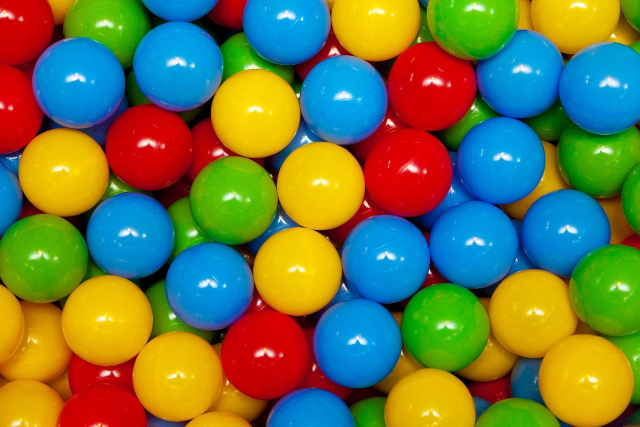
#> input picture csc6502-prac1-CHIPOMPO/images/balls.jpg, 1280 x 853 px (shown at 1/2 size)
$ jupyter execute Practical_1.ipynb   (older library calls are emulated)
#> lines starting #> are read from the running program, lines starting #| are printed output that depends on the picture; after the words box and inside, x2 and y2 are one past the last pixel; in counts of white or black regions, pixels touching at a corner belong together; long printed decimals are rounded
[cell 1]
from google.colab import drive
drive.mount('/content/drive')

[cell 2]
import os
os.chdir('/content/drive/My Drive/colab/CSC6502 - Computer Vision/cv_practical_work/csc6502-prac1-CHIPOMPO')
print(os.getcwd())

[cell 3]
import cv2
import numpy as np
import pandas as pd
import matplotlib.pyplot as plt
from google.colab.patches import cv2_imshow

## Task 1. Colour spaces & a colour picker (3 marks)

[cell 4]
##########################
# COLOURFUL IMAGE LOAD
##########################
colourful_img_path = "images/balls.jpg"
colourful_image = cv2.imread(colourful_img_path)
#> colourful_image is the input picture: shape (853, 1280, 3); mean B, G, R 69.7, 120.1, 110
colourful_image_rgb = cv2.cvtColor(colourful_image, cv2.COLOR_BGR2RGB)

[cell 5]
########################################################
# CONVERT IMAGE TO HSV AND LAB, AND SPLIT INTO CHANNELS
########################################################
# converting to HSV
hsv_image = cv2.cvtColor(colourful_image, cv2.COLOR_BGR2HSV)
#> hsv_image: shape (853, 1280, 3); mean H, S, V 63.4, 242.6, 186.1
hsv_display = cv2.cvtColor(hsv_image, cv2.COLOR_HSV2RGB)
# converting to LAB
lab_image = cv2.cvtColor(colourful_image, cv2.COLOR_BGR2LAB)
#> lab_image: shape (853, 1280, 3); mean of channels 0, 1, 2 138.3, 131, 153.1

# Split into channels
h, s, v = cv2.split(hsv_image)
l, a, b = cv2.split(lab_image)

[cell 6]
##########################################################
# 3. DISPLAY THE THREE CHANNELS OF EACH SPACE SIDE BY SIDE
##########################################################
fig, axes = plt.subplots(2, 3, figsize=(12, 8))

# HSV channels
axes[0,0].imshow(h, cmap='hsv'); axes[0,0].set_title("Hue"); axes[0,0].axis("off")
axes[0,1].imshow(s, cmap='gray'); axes[0,1].set_title("Saturation"); axes[0,1].axis("off")
axes[0,2].imshow(v, cmap='gray'); axes[0,2].set_title("Value"); axes[0,2].axis("off")

# LAB channels
axes[1,0].imshow(l, cmap='gray'); axes[1,0].set_title("Lightness"); axes[1,0].axis("off")
axes[1,1].imshow(a, cmap='RdYlGn'); axes[1,1].set_title("Green-Red"); axes[1,1].axis("off")
axes[1,2].imshow(b, cmap='coolwarm'); axes[1,2].set_title("Blue-Yellow"); axes[1,2].axis("off")

plt.tight_layout()
plt.show()

#### What each channel encodes
 HSV Channels:
1. Hue (S): Represents the pure color (0-180 in OpenCV, corresponding to 0-360 degrees),
  where different angles correspond to different colors (red, green, blue, etc.).
2. Saturation (S): Represents the intensity or purity of the color, from 0 (gray) to maximum (pure color).
3. Value (V): Represents the brightness of the color, from 0 (black) to maximum (full brightness).

LAB Channels:
1. L (Lightness): Represents the brightness from black (0) to white (100).
2. a: Represents the color dimension from green (negative) to red (positive).
3. b: Represents the color dimension from blue (negative) to yellow (positive).

### Why HSV is easier for colour-based segmentation than RGB:

In RGB, a colour is defined by three values for Red, Green, Blue (RGB) that are all highly correlated with each other and with intensity changes. Even small
variations in lighting or shadows can cause significant changes in all three RGB channels simultaneously. However, in HSV, the Hue channel encodes the
actual colour independently of brightness and saturation. This means that regardless of lighting conditions, a red object will always have a similar
hue value (around 0° or 180°), making it much easier to define a consistent range for colour segmentation. A range can be set on the Hue
channel, while Saturation and Value handle the intensity variations.

## Task 2. Noise and smoothing - a controlled experiment (4 marks)

[cell 7]
########################################
# LOAD IMAGE AND CHANGE IT TO GRAYSCALE
#######################################
gray_image = cv2.imread('images/color_balls.jpg', cv2.IMREAD_GRAYSCALE)
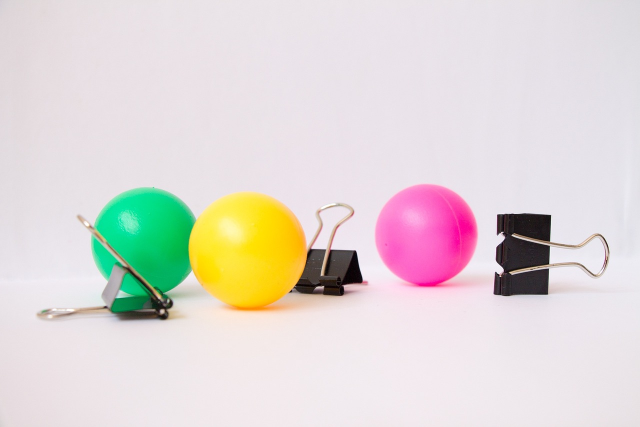
#> input picture csc6502-prac1-CHIPOMPO/images/color_balls.jpg, 1280 x 853 px (shown at 1/2 size)
#> gray_image: shape (853, 1280); min 0, max 255, mean 218.2
plt.axis('off')
plt.imshow(gray_image, cmap="gray")

[cell 8]
#########################################################################
# IMAGE WITH GAUSSIAN NOISE
#########################################################################
g_noise=np.random.normal(0, 15, gray_image.shape)

# Add noise safely
g_noisy_gray_image = gray_image.astype(np.float32) + g_noise

# Clip to [0,255] and convert back
g_noisy_gray_image_clipped = np.clip(g_noisy_gray_image, 0, 255).astype(np.uint8)
plt.title("Gaussian Noise")
plt.axis('off')
plt.imshow(g_noisy_gray_image_clipped, cmap="gray")

[cell 9]
#########################################################################
# IMAGE WITH SALT-AND-PAPER NOISE
#########################################################################
# Copy image
sp_noisy_gray_image = gray_image.copy()

# Number of pixels to alter
num_pixels = int(0.05 * gray_image.size)
#> num_pixels = 54592

# Random coordinates
coords = [np.random.randint(0, i-1, num_pixels) for i in gray_image.shape]

# Set half to 0 (pepper), half to 255 (salt)
sp_noisy_gray_image[coords[0][:num_pixels//2], coords[1][:num_pixels//2]] = 0
sp_noisy_gray_image[coords[0][num_pixels//2:], coords[1][num_pixels//2:]] = 255
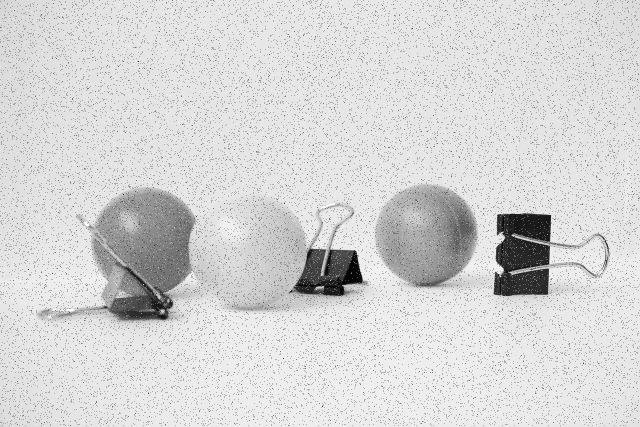
#> sp_noisy_gray_image: shape (853, 1280) (shown at 1/2 size); min 0, max 255, mean 213.9
#sp_noisy_gray_image = sp_noisy_gray_image.astype(np.uint8)
plt.title("Salt-and-Paper Noise")
plt.axis('off')
plt.imshow(sp_noisy_gray_image, cmap='gray')

[cell 10]
###########################################################
# PSNR function
###########################################################
def psnr(original, restored):
    mse = np.mean((original.astype(np.float32) - restored.astype(np.float32)) ** 2)
    if mse == 0:
        return float('inf')
    max_pixel = 255.0
    return 20 * np.log10(max_pixel / np.sqrt(mse))

[cell 11]
kernel_sizes = [3, 5, 7]

results = []

for k in kernel_sizes:
    # Box filter
    restored_box_gauss = cv2.blur(g_noisy_gray_image_clipped, (k, k))
    restored_box_sp = cv2.blur(sp_noisy_gray_image, (k, k))
    results.append(("Box", "Gaussian", k, psnr(gray_image, restored_box_gauss)))
    results.append(("Box", "Salt-Pepper", k, psnr(gray_image, restored_box_sp)))

    # Gaussian filter
    restored_gauss_gauss = cv2.GaussianBlur(g_noisy_gray_image_clipped, (k, k), 0)
    restored_gauss_sp = cv2.GaussianBlur(sp_noisy_gray_image, (k, k), 0)
    results.append(("Gaussian", "Gaussian", k, psnr(gray_image, restored_gauss_gauss)))
    results.append(("Gaussian", "Salt-Pepper", k, psnr(gray_image, restored_gauss_sp)))

    # Median filter
    restored_median_gauss = cv2.medianBlur(g_noisy_gray_image_clipped, k)
    restored_median_sp = cv2.medianBlur(sp_noisy_gray_image, k)
    results.append(("Median", "Gaussian", k, psnr(gray_image, restored_median_gauss)))
    results.append(("Median", "Salt-Pepper", k, psnr(gray_image, restored_median_sp)))
#> this loop made 3 passes
#> after the loop, results = 18 items, first 6: ('Box', 'Gaussian', 3, 33.4), ('Box', 'Salt-Pepper', 3, 25.96), ('Gaussian', 'Gaussian', 3, 32.88), ('Gaussian', 'Salt-Pepper', 3, 25.16), ('Median', 'Gaussian', 3, 31.99), ('Median', 'Salt-Pepper', 3, 43.36)

[cell 12]
#######################################
# RESULTS TABLE
#######################################
df = pd.DataFrame(results, columns=["Filter", "Noise Type", "Kernel Size", "PSNR"])
#> df = table of 18 rows and 4 columns
print(df.pivot_table(index=["Filter","Noise Type"], columns="Kernel Size", values="PSNR"))
#| Kernel Size                   3          5          7
#| Filter   Noise Type
#| Box      Gaussian     33.404  34.191  33.307
#|          Salt-Pepper  25.962  28.686  29.444
#| Gaussian Gaussian     32.879  34.474  34.906
#|          Salt-Pepper  25.164  27.286  28.859
#| Median   Gaussian     31.991  34.714  34.973
#|          Salt-Pepper  43.358  39.648  37.241

From the PSNR results:
* For Gaussian noise, the Gaussian filter performs best because its smoothing kernel matches the statistical distribution of the noise which allows it to reduce the random fluctuations effectively while preserving the underlying image structure. The median filter also performs reasonably well, but the Gaussian filter is slightly more consistent across kernel sizes for this type of noise.
* For salt‑and‑pepper noise, the median filter performed best. Salt‑and‑pepper noise introduces extreme outliers by forcing pixels to black or white, and averaging filters such as box or Gaussian include those outliers in their calculations, which reduces their effectiveness. The median filter, by contrast, replaces each pixel with the median value of its neighbourhood, which naturally discards those extreme values. This makes it far more effective at restoring images corrupted by impulsive noise.

## Task 3. Sharpening with unsharp masking (2 marks)

[cell 13]
###########################################
# FUNCTION FOR UNSHARP MASKING
###########################################
def unsharp_mask(original, blurred, amount):
    sharpened = original + amount * (original - blurred)
    return np.clip(sharpened, 0, 255).astype(np.uint8)

[cell 14]
# Load grayscale image
img = gray_image.copy()

# Convert to float for safe arithmetic
img_float = img.astype(np.float32)

# Blur the image (Gaussian blur works well)
blurred = cv2.GaussianBlur(img_float, (5, 5), 0)

# Difference image (edge emphasis)
#difference = img_float - blurred

# Apply with different amounts
sharpened_05 = unsharp_mask(img_float, blurred, 0.5)
sharpened_10 = unsharp_mask(img_float, blurred, 1.0)
sharpened_20 = unsharp_mask(img_float, blurred, 2.0)

# Display results
fig, axes = plt.subplots(1, 4, figsize=(16, 5))
axes[0].imshow(img, cmap='gray'); axes[0].set_title("Original"); axes[0].axis("off")
axes[1].imshow(sharpened_05, cmap='gray'); axes[1].set_title("Amount = 0.5"); axes[1].axis("off")
axes[2].imshow(sharpened_10, cmap='gray'); axes[2].set_title("Amount = 1.0"); axes[2].axis("off")
axes[3].imshow(sharpened_20, cmap='gray'); axes[3].set_title("Amount = 2.0"); axes[3].axis("off")
#axes[1].imshow(difference, cmap='gray'); axes[1].set_title("Difference (Edges)"); axes[1].axis("off")
plt.tight_layout()
plt.show()

## Task 4. Edge detection three ways (4 marks).

[cell 15]
########################################################
# SOBEL - 2D CONVOLUTION IN NUMPY
#########################################################
# Load grayscale image
sob_gray_img = cv2.imread("images/spots.jpg", cv2.IMREAD_GRAYSCALE).astype(np.float32)
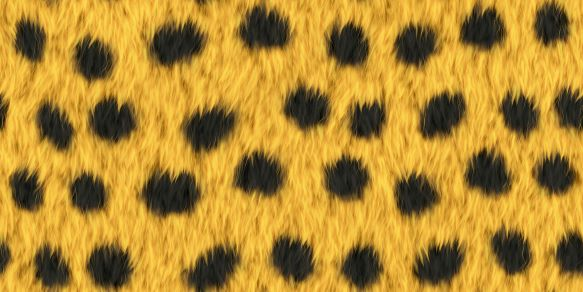
#> input picture csc6502-prac1-CHIPOMPO/images/spots.jpg, 583 x 292 px
#> sob_gray_img: shape (292, 583) float32; min 0, max 219, mean 139.4

# Sobel kernels
sobel_x = np.array([[-1,0,1],[-2,0,2],[-1,0,1]], dtype=np.float32)
sobel_y = np.array([[-1,-2,-1],[0,0,0],[1,2,1]], dtype=np.float32)

# Convolution (vectorised using cv2.filter2D)
gx = cv2.filter2D(sob_gray_img, -1, sobel_x)
gy = cv2.filter2D(sob_gray_img, -1, sobel_y)
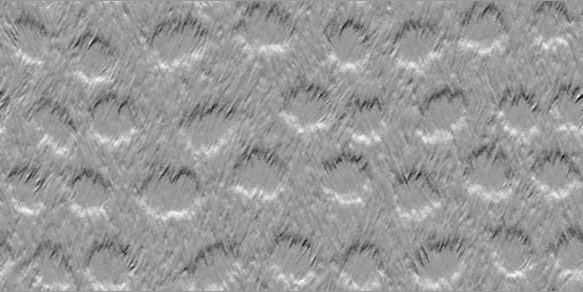
#> gy: shape (292, 583) float32; min -351, max 231, mean -0.1; drawn with min black and max white

# Gradient magnitude
grad_mag = np.sqrt(gx**2 + gy**2)
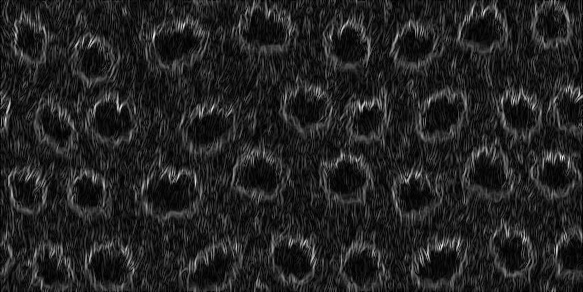
#> grad_mag: shape (292, 583) float32; min 0, max 576.6, mean 79.2; drawn with min black and max white

# Verify against cv2.Sobel
gx_cv = cv2.Sobel(sob_gray_img, cv2.CV_32F, 1, 0, ksize=3)
gy_cv = cv2.Sobel(sob_gray_img, cv2.CV_32F, 0, 1, ksize=3)
grad_mag_cv = np.sqrt(gx_cv**2 + gy_cv**2)

# Report maximum absolute difference
max_diff = np.max(np.abs(grad_mag - grad_mag_cv))
#> max_diff = 0
print("Max absolute difference:", max_diff)
#| Max absolute difference: 0.0

[cell 16]
#################################################
# CANNY DETECTION WITH DIFFERENT THRESHOLDS
################################################

# Canny with three threshold pairs
edges1 = cv2.Canny(sob_gray_img.astype(np.uint8), 50, 100)    # conservative
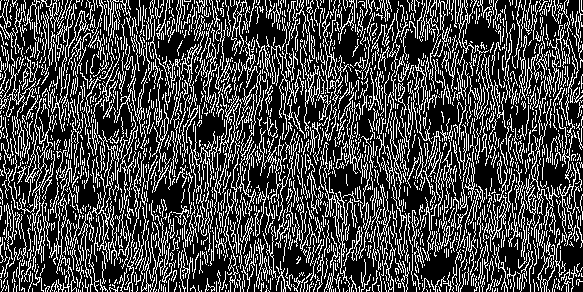
#> edges1: shape (292, 583); 27.3% white in thin lines or dots
edges2 = cv2.Canny(sob_gray_img.astype(np.uint8), 100, 200)   # balanced
#> edges2: shape (292, 583); 13.2% white in thin lines or dots
edges3 = cv2.Canny(sob_gray_img.astype(np.uint8), 150, 300)   # aggressive
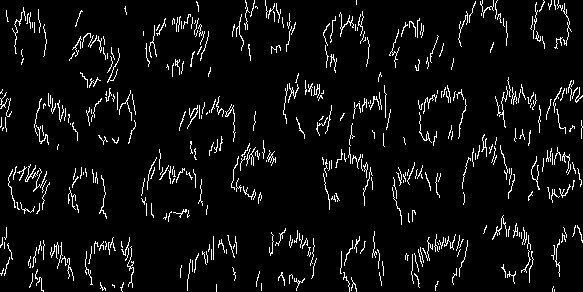
#> edges3: shape (292, 583); 5.6% white in thin lines or dots

# results side by side
fig, axes = plt.subplots(1, 4, figsize=(20, 5))
axes[0].imshow(sob_gray_img, cmap='gray')
axes[0].set_title("Original")
axes[0].axis("off")

axes[1].imshow(edges1, cmap='gray')
axes[1].set_title("Canny (50,100)")
axes[1].axis("off")

axes[2].imshow(edges2, cmap='gray')
axes[2].set_title("Canny (100,200)")
axes[2].axis("off")

axes[3].imshow(edges3, cmap='gray')
axes[3].set_title("Canny (150,300)")
axes[3].axis("off")

plt.tight_layout()
plt.show()

Effects of the thresholds are as follows:
* Thresholds (50, 100): Many edges, including weak ones and some noise, are kept.
* Thresholds (100, 200): Balanced map: strong edges are kept while suppressing weak isolated edges.
* Thresholds (150, 300): Only the strongest edges remain, giving a cleaner but sparser map.

This demonstrates the role of the two thresholds in hysteresis: the high threshold ensures only strong edges are kept, while the low threshold allows weak edges to survive if they connect to strong ones.

[cell 17]
#################################################################
# LAPLACIAN OF GAUSSIAN (LOG)
##################################################################
# Load grayscale image
log_gray_image = cv2.imread("images/spots.jpg", cv2.IMREAD_GRAYSCALE).astype(np.float32)

# Sobel Gradient Magnitude
gx = cv2.Sobel(log_gray_image, cv2.CV_32F, 1, 0, ksize=3)
gy = cv2.Sobel(log_gray_image, cv2.CV_32F, 0, 1, ksize=3)
sobel_mag = np.sqrt(gx**2 + gy**2)

# Laplacian of Gaussian
blurred = cv2.GaussianBlur(log_gray_image, (5,5), 0)
#> blurred: shape (292, 583) float32
log_edges = cv2.Laplacian(blurred, cv2.CV_32F)
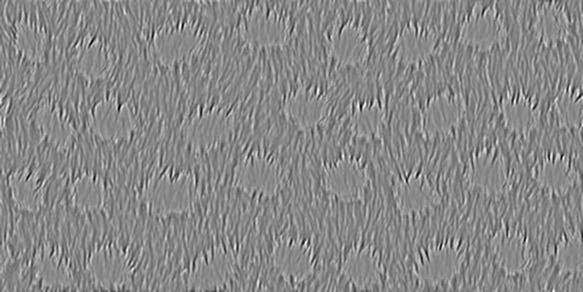
#> log_edges: shape (292, 583) float32; min -39.1, max 33.95, mean 0; drawn with min black and max white

# Display results
fig, axes = plt.subplots(1, 3, figsize=(15, 5))
axes[0].imshow(log_gray_image, cmap='gray')
axes[0].set_title("Original")
axes[0].axis("off")

axes[1].imshow(sobel_mag, cmap='gray')
axes[1].set_title("Sobel Gradient Magnitude")
axes[1].axis("off")

axes[2].imshow(log_edges, cmap='gray')
axes[2].set_title("Laplacian of Gaussian")
axes[2].axis("off")

plt.tight_layout()
plt.show()
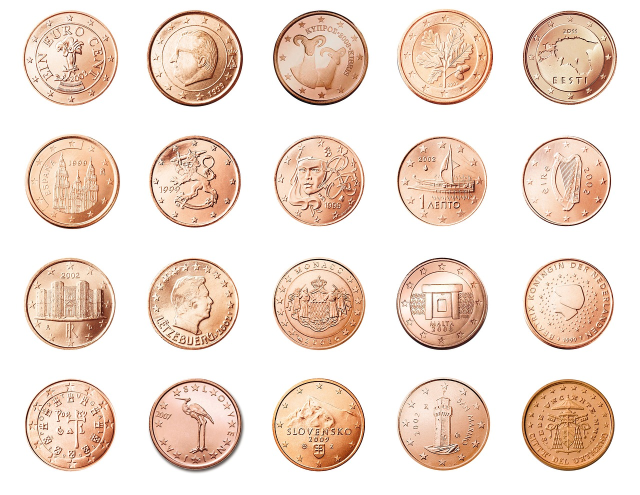
#> input picture csc6502-prac1-CHIPOMPO/images/coins.jpg, 1280 x 990 px (shown at 1/2 size)

The Sobel operator produces edge maps that seem to emphasise the strength and direction of intensity changes, as in the picture above, while the Laplacian of Gaussian has thinner, symmetric outlines. This difference in character reflects Sobel’s role as a first‑derivative detector and LoG’s role as a second‑derivative detector.

## Task 5. Morphology: from mask to object count (3 marks).

[cell 18]
#################################################################################
# UTILITY FUNCTIONS
#################################################################################

def threshold_otsu(image):
    """Apply Otsu thresholding to get binary mask."""
    _, mask = cv2.threshold(image, 0, 255, cv2.THRESH_BINARY + cv2.THRESH_OTSU)
#> mask: shape (990, 1280); 83.6% white; 2939 black regions (2534 under 20 px), largest, box (x1, y1, x2, y2) and area: (1044, 758, 1229, 942) 23048, (546, 21, 737, 211) 11982, (294, 21, 486, 213) 11687
    return mask

def erode(mask, ksize=3):
    kernel = cv2.getStructuringElement(cv2.MORPH_RECT, (ksize, ksize))
    return cv2.erode(mask, kernel, iterations=1)

def dilate(mask, ksize=3):
    kernel = cv2.getStructuringElement(cv2.MORPH_RECT, (ksize, ksize))
    return cv2.dilate(mask, kernel, iterations=1)

def opening(mask, ksize=3, shape=cv2.MORPH_RECT):
#> called with ksize = 3, shape = 2
    kernel = cv2.getStructuringElement(shape, (ksize, ksize))
    return cv2.morphologyEx(mask, cv2.MORPH_OPEN, kernel)
#> returned value: shape (990, 1280); 80.9% white; 1334 black regions (1049 under 20 px), largest, box (x1, y1, x2, y2) and area: (1044, 758, 1229, 942) 26007, (547, 517, 731, 700) 14321, (294, 21, 486, 213) 13623

def closing(mask, ksize=3, shape=cv2.MORPH_RECT):
#> called with ksize = 3, shape = 2
    kernel = cv2.getStructuringElement(shape, (ksize, ksize))
    return cv2.morphologyEx(mask, cv2.MORPH_CLOSE, kernel)
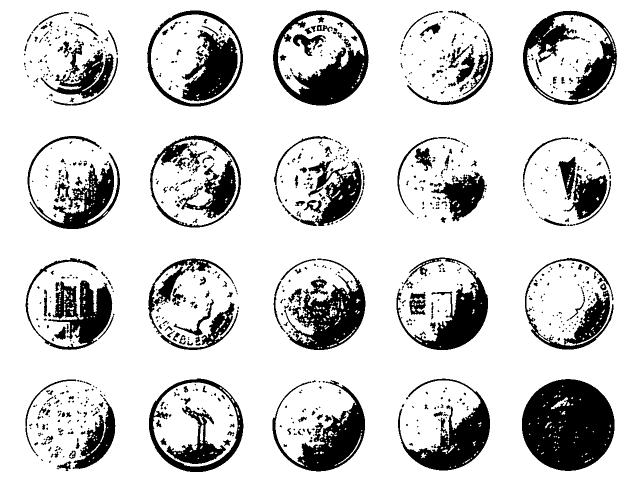
#> returned value: shape (990, 1280) (shown at 1/2 size); 82.6% white; 858 black regions (545 under 20 px), largest, box (x1, y1, x2, y2) and area: (1044, 758, 1229, 942) 25975, (546, 21, 737, 211) 13099, (568, 517, 731, 700) 11788

def count_objects(mask, min_area=2000):
    """Count connected components larger than min_area."""
#> called with min_area = 70
    num_labels, labels, stats, centroids = cv2.connectedComponentsWithStats(mask)
#> num_labels = 464; stats = 464 rows, first 6: [48, 21, 1186, 923, 220894], [0, 0, 1280, 990, 962974], [302, 29, 179, 178, 15365], [556, 30, 173, 159, 12918], [1054, 30, 167, 172, 14807], [703, 48, 3, 3, 5]; centroids = 464 pairs, first value 113 to 1229, second value 49 to 934
    valid = stats[1:, cv2.CC_STAT_AREA] > min_area   # ignore background
    count = np.sum(valid)
#> count = 19
    return count, labels, stats, centroids

#################################################################################
# PIPELINE
#################################################################################

def morphology_pipeline(image_path, ksize=9, min_area=2000):
    # Load grayscale image
    img = cv2.imread(image_path, cv2.IMREAD_GRAYSCALE)

    # Step 1: Threshold
    mask = threshold_otsu(img)

    # Step 2: Morphological operations (using elliptical kernel for coins)
    mask_opened = opening(mask, ksize, shape=cv2.MORPH_ELLIPSE)
    mask_closed = closing(mask_opened, ksize, shape=cv2.MORPH_ELLIPSE)

    # Step 3: Count objects with area filter
    count, labels, stats, centroids = count_objects(mask_closed, min_area)
#> count = 19

    # Step 4: Show progression
    masks = [mask, mask_opened, mask_closed]
    titles = ["Threshold (Otsu)", "Opening", "Closing (Final)"]

    fig, axes = plt.subplots(1, 3, figsize=(15, 5))
    for ax, m, t in zip(axes, masks, titles):
        ax.imshow(m, cmap='gray')
        ax.set_title(t)
        ax.axis("off")
#> this loop made 3 passes
#> t on passes 1 to 3: 'Threshold (Otsu)', 'Opening', 'Closing (Final)'
    plt.tight_layout()
    plt.show()

    print(f"Structuring element size: {ksize}x{ksize} (elliptical)")
    print(f"Final coin count: {count}")
#| Final coin count: 19

    return count, centroids

[cell 19]
morph_img_path = "images/coins.jpg"
count, centroids = morphology_pipeline(morph_img_path, ksize=3, min_area=70)
#> count = 19
